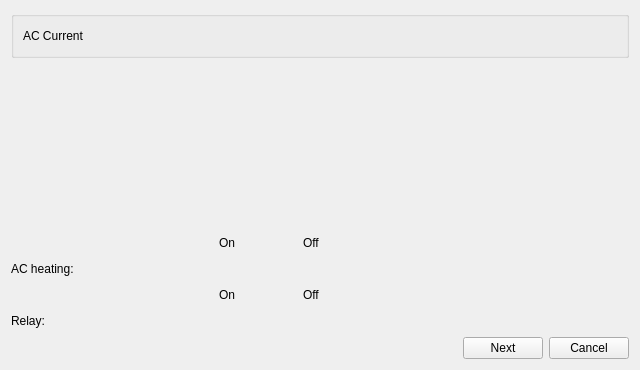
<?xml version="1.0" encoding="UTF-8"?>
<ui version="4.0">
 <class>Diagnostics::System::CDlgMainsRelay</class>
 <widget class="QWidget" name="Diagnostics::System::CDlgMainsRelay">
  <property name="geometry">
   <rect>
    <x>0</x>
    <y>0</y>
    <width>640</width>
    <height>370</height>
   </rect>
  </property>
  <property name="windowTitle">
   <string>Form</string>
  </property>
  <layout class="QVBoxLayout" name="verticalLayout">
   <item>
    <layout class="QHBoxLayout" name="horizontalLayout">
     <item>
      <widget class="QGroupBox" name="groupBox">
       <property name="title">
        <string/>
       </property>
       <layout class="QHBoxLayout" name="horizontalLayout_2">
        <item>
         <widget class="QLabel" name="labelStatus">
          <property name="text">
           <string>AC Current</string>
          </property>
         </widget>
        </item>
        <item>
         <spacer name="horizontalSpacer">
          <property name="orientation">
           <enum>Qt::Horizontal</enum>
          </property>
          <property name="sizeHint" stdset="0">
           <size>
            <width>40</width>
            <height>20</height>
           </size>
          </property>
         </spacer>
        </item>
       </layout>
      </widget>
     </item>
    </layout>
   </item>
   <item>
    <spacer name="verticalSpacer">
     <property name="orientation">
      <enum>Qt::Vertical</enum>
     </property>
     <property name="sizeHint" stdset="0">
      <size>
       <width>20</width>
       <height>40</height>
      </size>
     </property>
    </spacer>
   </item>
   <item>
    <layout class="QGridLayout" name="gridLayout_3">
     <item row="1" column="0">
      <layout class="QGridLayout" name="gridLayout_2">
       <item row="0" column="2">
        <layout class="QHBoxLayout" name="horizontalLayout_8">
         <item>
          <widget class="QLabel" name="label_5">
           <property name="text">
            <string>On</string>
           </property>
          </widget>
         </item>
         <item>
          <spacer name="horizontalSpacer_7">
           <property name="orientation">
            <enum>Qt::Horizontal</enum>
           </property>
           <property name="sizeHint" stdset="0">
            <size>
             <width>40</width>
             <height>20</height>
            </size>
           </property>
          </spacer>
         </item>
         <item>
          <widget class="QLabel" name="label_6">
           <property name="text">
            <string>Off</string>
           </property>
          </widget>
         </item>
        </layout>
       </item>
       <item row="1" column="2">
        <layout class="QHBoxLayout" name="horizontalLayout_7">
         <item>
          <widget class="MainMenu::CSliderControl" name="sliderRelay" native="true"/>
         </item>
        </layout>
       </item>
       <item row="1" column="0">
        <widget class="QLabel" name="label_7">
         <property name="text">
          <string>Relay:</string>
         </property>
        </widget>
       </item>
       <item row="1" column="1">
        <spacer name="horizontalSpacer_9">
         <property name="orientation">
          <enum>Qt::Horizontal</enum>
         </property>
         <property name="sizeHint" stdset="0">
          <size>
           <width>40</width>
           <height>20</height>
          </size>
         </property>
        </spacer>
       </item>
       <item row="0" column="0">
        <spacer name="horizontalSpacer_8">
         <property name="orientation">
          <enum>Qt::Horizontal</enum>
         </property>
         <property name="sizeHint" stdset="0">
          <size>
           <width>40</width>
           <height>20</height>
          </size>
         </property>
        </spacer>
       </item>
      </layout>
     </item>
     <item row="0" column="0">
      <layout class="QGridLayout" name="gridLayout">
       <item row="0" column="2">
        <layout class="QHBoxLayout" name="horizontalLayout_4">
         <item>
          <widget class="QLabel" name="label_2">
           <property name="text">
            <string>On</string>
           </property>
          </widget>
         </item>
         <item>
          <spacer name="horizontalSpacer_2">
           <property name="orientation">
            <enum>Qt::Horizontal</enum>
           </property>
           <property name="sizeHint" stdset="0">
            <size>
             <width>40</width>
             <height>20</height>
            </size>
           </property>
          </spacer>
         </item>
         <item>
          <widget class="QLabel" name="label_3">
           <property name="text">
            <string>Off</string>
           </property>
          </widget>
         </item>
        </layout>
       </item>
       <item row="1" column="2">
        <layout class="QHBoxLayout" name="horizontalLayout_3">
         <item>
          <widget class="MainMenu::CSliderControl" name="sliderAcHeating" native="true"/>
         </item>
        </layout>
       </item>
       <item row="0" column="0">
        <spacer name="horizontalSpacer_3">
         <property name="orientation">
          <enum>Qt::Horizontal</enum>
         </property>
         <property name="sizeHint" stdset="0">
          <size>
           <width>40</width>
           <height>20</height>
          </size>
         </property>
        </spacer>
       </item>
       <item row="1" column="0">
        <widget class="QLabel" name="label_4">
         <property name="text">
          <string>AC heating:</string>
         </property>
        </widget>
       </item>
       <item row="1" column="1">
        <spacer name="horizontalSpacer_4">
         <property name="orientation">
          <enum>Qt::Horizontal</enum>
         </property>
         <property name="sizeHint" stdset="0">
          <size>
           <width>40</width>
           <height>20</height>
          </size>
         </property>
        </spacer>
       </item>
      </layout>
     </item>
     <item row="0" column="1">
      <spacer name="horizontalSpacer_11">
       <property name="orientation">
        <enum>Qt::Horizontal</enum>
       </property>
       <property name="sizeHint" stdset="0">
        <size>
         <width>40</width>
         <height>20</height>
        </size>
       </property>
      </spacer>
     </item>
    </layout>
   </item>
   <item>
    <layout class="QHBoxLayout" name="horizontalLayout_6">
     <item>
      <spacer name="horizontalSpacer_6">
       <property name="orientation">
        <enum>Qt::Horizontal</enum>
       </property>
       <property name="sizeHint" stdset="0">
        <size>
         <width>40</width>
         <height>20</height>
        </size>
       </property>
      </spacer>
     </item>
     <item>
      <widget class="QPushButton" name="pushNext">
       <property name="text">
        <string>Next</string>
       </property>
      </widget>
     </item>
     <item>
      <widget class="QPushButton" name="pushCancel">
       <property name="text">
        <string>Cancel</string>
       </property>
      </widget>
     </item>
    </layout>
   </item>
  </layout>
 </widget>
 <customwidgets>
  <customwidget>
   <class>MainMenu::CSliderControl</class>
   <extends>QWidget</extends>
   <header>MainMenu/Include/SliderControl.h</header>
   <container>1</container>
  </customwidget>
 </customwidgets>
 <resources/>
 <connections/>
</ui>
